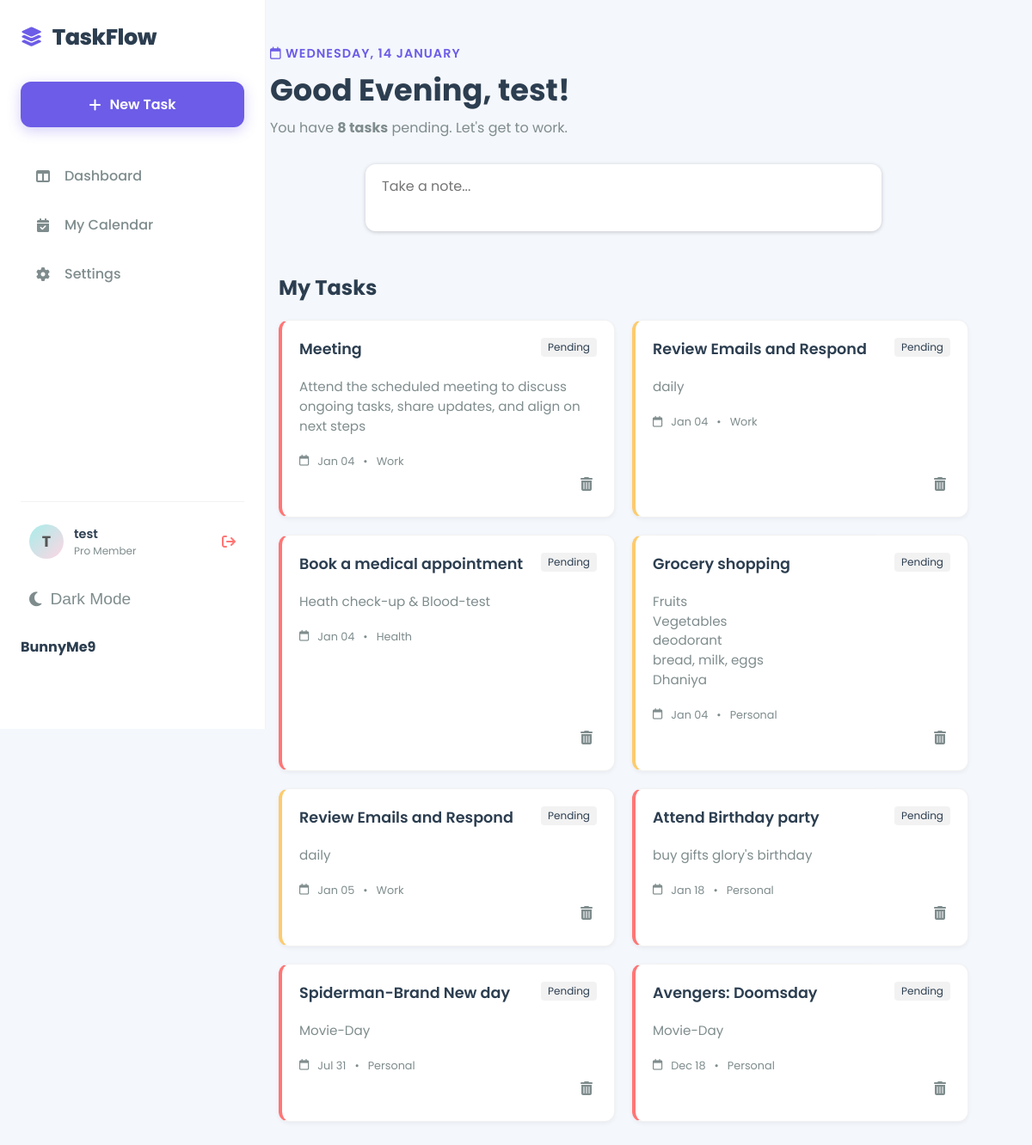
Screenshot of / (signed in) with the database file from the repository.
### app/models.py (models this page shows)
class User(db.Model, UserMixin):
    id = db.Column(db.Integer, primary_key=True)
    username = db.Column(db.String(150), nullable=False, unique=True)
    password = db.Column(db.String(256), nullable=False)
    email = db.Column(db.String(150), nullable=False)
    tasks = db.relationship("Tasks", backref="author", lazy=True)

class Tasks(db.Model):
    id = db.Column(db.Integer, primary_key=True)
    title = db.Column(db.String(150), nullable=False)
    description = db.Column(db.Text, nullable=True)
    due_date = db.Column(db.Date, nullable=False)
    priority = db.Column(db.String(20), nullable=False, default="Medium")
    status = db.Column(db.String(20), nullable=False, default="Pending")
    category = db.Column(db.String(50), nullable=True)
    created_at = db.Column(db.DateTime, default=datetime.utcnow)
    user_id = db.Column(db.Integer, db.ForeignKey("user.id"), nullable=False)

### app/main/routes.py (the view, shortened to what this page needs)
@main.route("/", methods=["POST", "GET"])
@login_required
def home():
    form = TaskForm()
    tasks = Tasks.query.filter_by(author=current_user).order_by(Tasks.due_date.asc()).all()
    current_hour = datetime.now().hour
    if 5 <= current_hour < 12:
        greeting = "Good Morning"
    elif 12 <= current_hour < 17:
        greeting = "Good Afternoon"
    else:
        greeting = "Good Evening"
    today_date = datetime.now().strftime('%A, %d %B')
    return render_template("main/home.html", form=form, tasks=tasks, greeting=greeting, today_date=today_date)

### app/forms.py
class TaskForm(FlaskForm):
    title = StringField("Task Title", validators=[InputRequired(), Length(max=150)])
    description = TextAreaField("Description")
    due_date = DateField("Due Date", format='%Y-%m-%d', validators=[InputRequired()])
    priority = SelectField("Priority", choices=[
        ('High', 'High'),
        ('Medium', 'Medium'),
        ('Low', 'Low')
    ])
    category = SelectField("Category", choices=[
        ('Work', 'Work'),
        ('Personal', 'Personal'),
        ('Health', 'Health'),
        ('Study', 'Study')
    ])
    submit = SubmitField("Create Task")

### app/__init__.py (called while the page is built)
def create_app():
    app = Flask(__name__)
    app.secret_key = "AccessingSession"
    app.config['SECRET_KEY'] = "form_access_CSRF"
    app.config["SQLALCHEMY_DATABASE_URI"] = "sqlite:///system.db"
    db.init_app(app)
    login_manager.init_app(app)
    migrate.init_app(app,db)
    login_manager.login_view = "auth.login"  # Note: 'auth.login', not just 'login'
    login_manager.login_message_category = 'info'
    @login_manager.user_loader
    def load_user(id):
        return User.query.get(int(id))
    from .auth.routes import auth
    from .main.routes import main
    app.register_blueprint(auth, url_prefix='/')
    app.register_blueprint(main, url_prefix='/')
    with app.app_context():
        db.create_all()
    return app

### app/templates/main/home.html (shortened to what this page needs)
{% extends "base.html" %}
{% block content %}
<div class="dashboard-header">
    <span class="date-badge"><i class="fa-regular fa-calendar"></i> {{ today_date }}</span>
    <h1>{{ greeting }}, {{ current_user.username }}!</h1>
    <p>You have <strong>{{ tasks|length }} tasks</strong> pending. Let's get to work.</p>
</div>
<div class="creation-container">
    <div class="form-card" id="taskFormCard">
        <form method="POST">
            {{ form.description(class="clean-input desc-input", id="formDesc", placeholder="Take a note...", rows=1) }}
        </form>
    </div>
</div>
<h2 style="margin: 40px 0 20px 10px;">My Tasks</h2>
<div class="task-grid">
    {% for task in tasks %}
    <div class="task-card priority-{{ task.priority }}">
        <div>
            <div class="card-top">
                <div class="task-title">{{ task.title }}</div>
                <span style="background: rgba(0,0,0,0.05); padding: 2px 8px; border-radius: 4px; font-size: 0.75rem;">
                    {{ task.status }}
                </span>
            </div>
            <p class="task-desc">{{ task.description }}</p>
            <div class="task-meta">
                <i class="fa-regular fa-calendar"></i> {{ task.due_date.strftime('%b %d') }}
                <span>•</span>
                <span>{{ task.category }}</span>
            </div>
        </div>
        <a href="{{ url_for('main.delete_task', id=task.id) }}" class="btn-dismiss" title="Dismiss Task">
            <i class="fa-solid fa-trash-can"></i>
        </a>
    </div>
    {% else %}
    <div style="text-align: center; grid-column: 1 / -1; color: var(--text-secondary);">
        <i class="fa-solid fa-mug-hot" style="font-size: 2rem; margin-bottom: 10px;"></i>
        <p>No tasks found. Time to relax!</p>
    </div>
    {% endfor %}
</div>
{% endblock %}

### app/templates/base.html (shortened to what this page needs)
<!DOCTYPE html>
<html lang="en">
<head>
    <link rel="stylesheet" href="https://cdnjs.cloudflare.com/ajax/libs/font-awesome/6.4.0/css/all.min.css">
    <link rel="stylesheet" href="https://cdn.jsdelivr.net/npm/flatpickr/dist/flatpickr.min.css">
    <link rel="stylesheet" type="text/css" href="https://npmcdn.com/flatpickr/dist/themes/material_blue.css">
    <link rel="stylesheet" href="{{ url_for('static', filename='css/style.css') }}">
</head>
<body>
    <nav class="sidebar">
    <div class="brand">
        <i class="fa-solid fa-layer-group" onclick="window.location.reload();" title="Refresh"></i>
        <span>TaskFlow</span>
    </div>
    <a href="{{ url_for('main.home') }}" class="btn-new-task">
        <i class="fa-solid fa-plus"></i>
        <span>New Task</span>
    </a>
    <ul class="nav-menu">
        <li class="nav-item">
            <a href="{{ url_for('main.home')}}" class="nav-link {% if request.endpoint == 'home' %}active{% endif %}">
                <i class="fa-solid fa-table-columns"></i>
                <span>Dashboard</span>
            </a>
        </li>
        <li class="nav-item">
            <a href="{{url_for('main.calendar_view')}}" class="nav-link">
                <i class="fa-solid fa-calendar-check"></i>
                <span>My Calendar</span>
            </a>
        </li>
        <li class="nav-item">
            <a href="{{url_for('main.settings')}}" class="nav-link">
                <i class="fa-solid fa-gear"></i>
                <span>Settings</span>
            </a>
        </li>
    </ul>
    <div class="sidebar-footer">
        {% if current_user.is_authenticated %}
        <div class="user-card">
            <div class="avatar" onclick="window.location.reload();">
                {{ current_user.username[0] | upper }}
            </div>
            <div class="user-info">
                <span class="user-name">{{ current_user.username }}</span>
                <span class="user-role">Pro Member</span>
            </div>
            <a href="{{ url_for('auth.logout') }}" title="Logout" style="margin-left: auto; color: #ff7675;">
                <i class="fa-solid fa-arrow-right-from-bracket"></i>
            </a>
        </div>
        {% endif %}
        <button class="theme-switch" onclick="toggleTheme()">
            <i class="fa-solid fa-moon"></i>
            <span>Dark Mode</span>
        </button>
        <p><strong>BunnyMe9</strong></p>
    </div>
</nav>
    <main class="main-content">
        {% block content %}{% endblock %}
    </main>
</body>
</html>

### rows the page displays
User: username "T", username "test"
Tasks: title "Meeting", status "Pending", description "Attend the scheduled meeting to discuss ongoing tasks, share updates, and align on next steps", due_date "Jan 04", category "Work"
Tasks: title "Review Emails and Respond", status "Pending", description "daily", due_date "Jan 04", category "Work"
Tasks: title "Book a medical appointment", status "Pending", description "Heath check-up & Blood-test", due_date "Jan 04", category "Health"
Tasks: title "Grocery shopping", status "Pending", description "Fruits Vegetables deodorant bread, milk, eggs Dhaniya", due_date "Jan 04", category "Personal"
Tasks: title "Review Emails and Respond", status "Pending", description "daily", due_date "Jan 05", category "Work"
Tasks: title "Attend Birthday party", status "Pending", description "buy gifts glory's birthday", due_date "Jan 18", category "Personal"
Tasks: title "Spiderman-Brand New day", status "Pending", description "Movie-Day", due_date "Jul 31", category "Personal"
Tasks: title "Avengers: Doomsday", status "Pending", description "Movie-Day", due_date "Dec 18", category "Personal"

### other values shown
{{ greeting }} "Good Evening"
{{ tasks|length }} "8"
